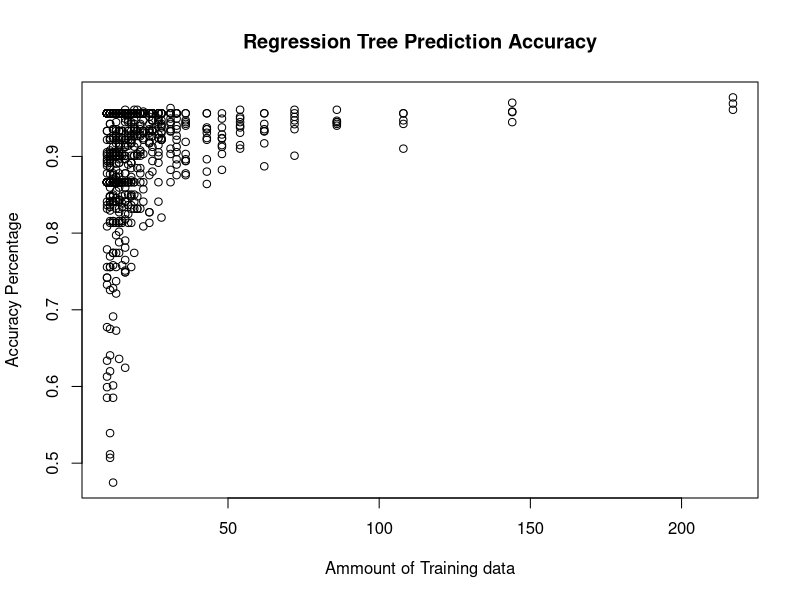
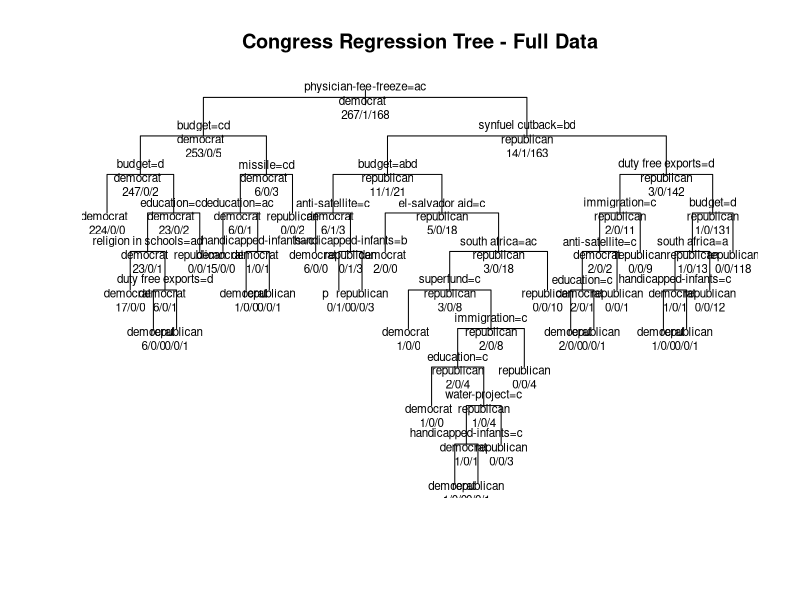
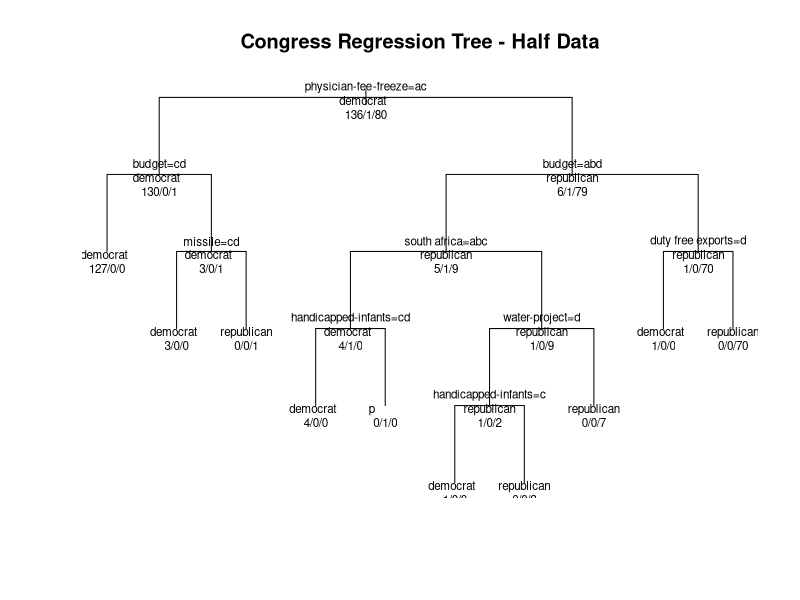
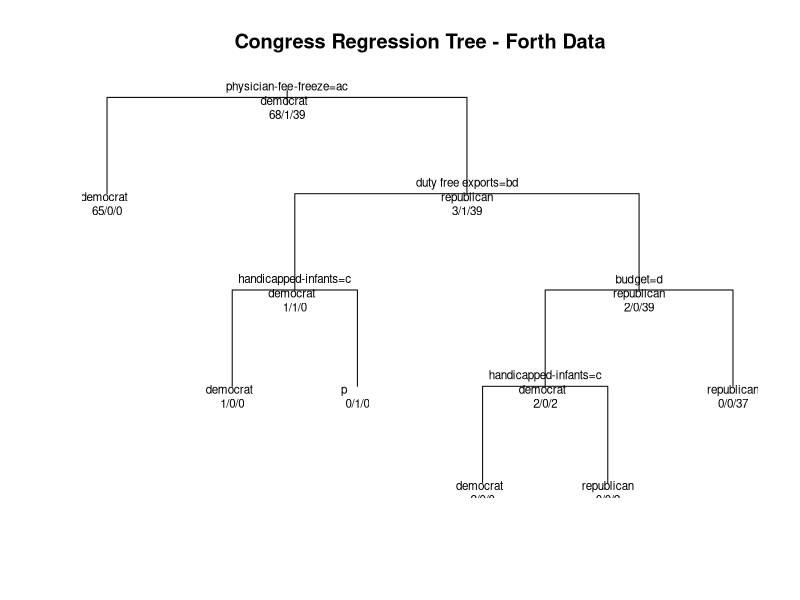
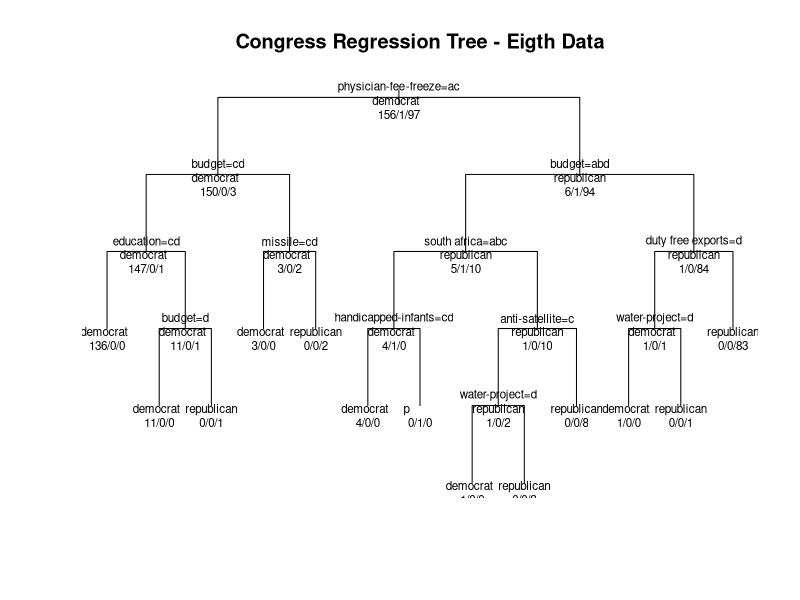

Source code (R) for these figures, in order:
## ---- chunk 1
library(knitr)

library(rpart)
#Setting up my visual for splitting
df <- read.csv("house-votes-84.data", header = FALSE)
names(df)[1] ="party"
names(df)[2] = "handicapped-infants"
names(df)[3] = "water-project"
names(df)[4] = "budget"
names(df)[5] =  "physician-fee-freeze"
names(df)[6] =  "el-salvador aid"
names(df)[7] =  "religion in schools"
names(df)[8] =  "anti-satellite"
names(df)[9] = "nicaraguan aid"
names(df)[10] = "missile"
names(df)[11] = "immigration"
names(df)[12] = "synfuel cutback"
names(df)[13] = "education"
names(df)[14] = "superfund"
names(df)[15] = "crime"
names(df)[16] = "duty free exports"
names(df)[17] = "south africa"

#setting up data from my tests for Regression Trees
rTrees <- read.delim("rdata.txt", header = F)
rTrees$V1 <- gsub(pattern = " ", replacement = "", rTrees$V1,fixed = TRUE)
rTrees <- data.frame(do.call('rbind', strsplit(as.character(rTrees$V1),',',fixed = T)))
rTrees$X1 <- as.numeric(as.character(rTrees$X1))
rTrees$X2 <- as.numeric(as.character(rTrees$X2))
## ---- chunk 2
plot((rTrees$X1),(rTrees$X2), type = "p", main = "Regression Tree Prediction Accuracy", 
     xlab = "Ammount of Training data", ylab="Accuracy Percentage")
## ---- chunk 3
fullTree <- rpart(party~.,data = df, method = "class", control=rpart.control(minsplit=1, cp=0))
printcp(fullTree)
plot(fullTree, uniform=TRUE,main="Congress Regression Tree - Full Data")
text(fullTree, use.n=TRUE, all=TRUE, cex=.7)
## ---- chunk 4
halfdf <- df[1:217,]
halfTree <- rpart(party~.,data = halfdf, method = "class", control=rpart.control(minsplit=1, cp=0))
printcp(halfTree)
plot(halfTree, uniform=TRUE,main="Congress Regression Tree - Half Data")
text(halfTree, use.n=TRUE, all=TRUE, cex=.7)
## ---- chunk 5
forthdf <- df[1:108,]
forthTree <- rpart(party~.,data = forthdf, method = "class", control=rpart.control(minsplit=1, cp=0))
printcp(forthTree)
plot(forthTree, uniform=TRUE,main="Congress Regression Tree - Forth Data")
text(forthTree, use.n=TRUE, all=TRUE, cex=.7)
## ---- chunk 6
eighthdf <- df[1:254,]
eigthTree <- rpart(party~.,data = eighthdf, method = "class", control=rpart.control(minsplit=1, cp=0))
printcp(eigthTree)
plot(eigthTree, uniform=TRUE,main="Congress Regression Tree - Eigth Data")
text(eigthTree, use.n=TRUE, all=TRUE, cex=.7)
